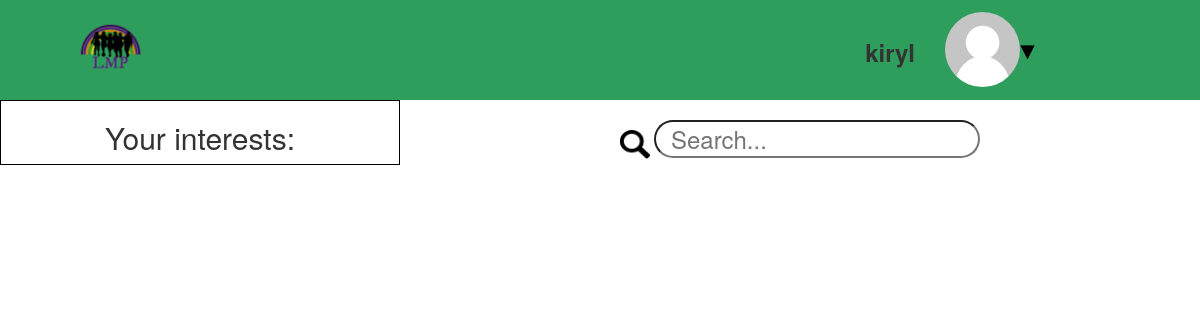
Page / (signed in) on the earlier database version.
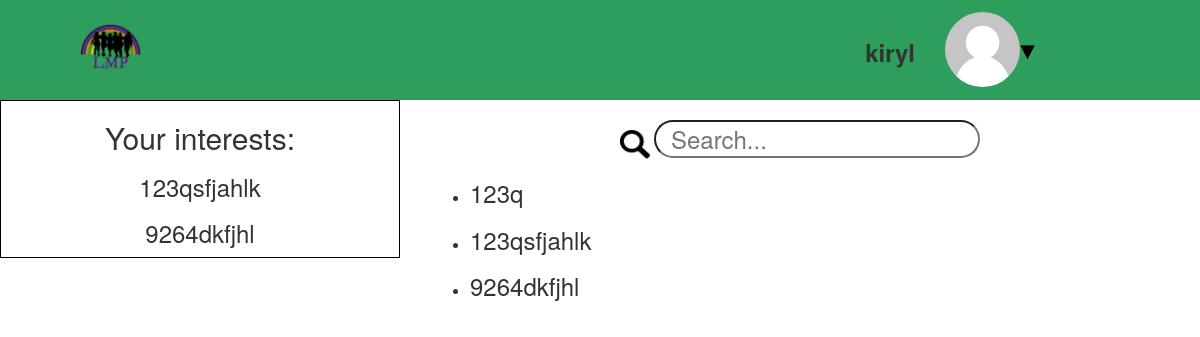
Same page on the later database version.
### interests/models.py (models this page shows, shortened)
class Interest(models.Model):
	name = models.CharField(max_length=100)
	description = models.TextField(blank=True)
	users = models.ManyToManyField(User)

### default/views.py (the view)
# urls.py: url(r'^$', views.home, name='home'),
def home(request):
	interests_list = Interest.objects.order_by('name')
	user_interests_list = Interest.objects.filter(users=request.user).order_by('name')
	context = {
		'interests': interests_list,
		'user_interests': user_interests_list
	}
	return render(request, 'default/home.html', context)

### default/templates/default/home.html (shortened to what this page needs)
{% extends 'base.html' %}
{% load static %}
{% block content %}
	{% if user.is_authenticated %}
		<div class="container-fluid text-center">
			<div class="row">
				<div id="navbar" class="col-lg-12">
					<div class="col-lg-2">
						<img class="logo" src="{% static 'images/logo.png' %}" alt="">
					</div>
					<div class="col-lg-6">
					</div>
					<div class="col-lg-4">
						<div class="col-lg-4 text-right">
							<div class="username">{{ user.username }}</div>
						</div>
						<div class="col-lg-2">
							{% if user.userprofile.avatar == '' %}
								<img class="avatar" src="{% static 'images/default_avatar.png' %}" alt="">
							{% else %}
								<img class="avatar" src="/media/{{ user.userprofile.avatar }}" alt="">
							{% endif %}
						</div>
						<div class="col-lg-6 text-left dropdown">
 							<img class="dropbtn" src="{% static 'images/triangle.png' %}" alt="">
						</div>
					</div>
				</div>
				<div class="col-lg-4 user-interests">
					<h2>Your interests:</h2>
					{% if user_interests %}
						{% for item in user_interests %}
							<h3>{{ item.name }}</h3>
						{% endfor %}
					{% endif %}
				</div>
				<div class="col-lg-8">
 					<div id="search-bar">
						<img src="{% static 'images/search-loop.png' %}" alt="">
						<input type="text" id="search-box" onkeyup="myFunction()" name="serach" placeholder="Search...">
					</div>
					<div class="col-lg-12 text-left">
						{% if interests %}
							<ul id="myUL">
							{% for item in interests %}
								<li><h3>{{ item.name }}</h3></li>
							{% endfor %}
							</ul>
						{% endif %}
					</div>
				</div>
			</div>
		</div>
	{% endif %}
{% endblock %}

### templates/base.html (shortened to what this page needs)
<!DOCTYPE html>
<html lang="en">
<head>
	{% load static %}
 	<link rel="stylesheet" type="text/css" href="{% static "css/global.css"%} ">
	<link rel="stylesheet" type="text/css" href="{% static "css/bootstrap.min.css"%}">
</head>
<body>
	{% block content %}
	{% endblock %}
</body>
</html>

### static/css/global.css (style rules this page uses)
html, body { height: 100%; }
#navbar { background-color: #2e9e5c; height: 100px; }
.logo { width: 60%; }
.avatar { margin-top: 12px; height: 75px; width: 75px; -webkit-border-radius: 50%; -moz-border-radius: 50%; border-radius: 50%; }
.username { font-size: 24px; font-weight: 600; margin-top: 35px; }
.dropbtn { margin-top: 45px; margin-left: 15px; cursor: pointer; width: 15px; height: 15px; }
.dropdown { position: relative; display: inline-block; }
.user-interests { border: solid 1px #000; }
#search-bar { margin-top: 20px; }
#search-bar > img { width: 30px; height: 30px; }
#search-bar > input { font-size: 24px; padding: 0 15px; -webkit-border-radius: 25px; -moz-border-radius: 25px; border-radius: 25px; }

Differences in the rows shown:
added Interest: name "123qsfjahlk"
added Interest: name "9264dkfjhl"
added Interest: name "123q"
